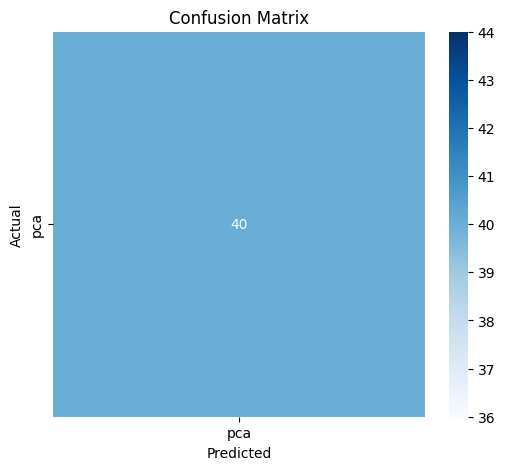
#> input picture training/confusion_matrix.png, 505 x 470 px, given as the content of the folder C:/dataset/DIV2K_valid_HR/DIV2K_valid_HR, which was not available
$ python train_rank_agent_v2.py
#> lines starting #> are read from the running program, lines starting #| are printed output that depends on the picture; pictures that were not available may be replaced by others from this repository, and a replacement may not be noted
### features/extract_features.py
import os
import sys
import numpy as np
from scipy.stats import entropy as scipy_entropy

# Add root to sys path to import lib
sys.path.append(os.path.abspath(os.path.join(os.path.dirname(__file__), "..")))
from lib.rsvd import rsvd

def extract_features(channel: np.ndarray) -> list:
    """Extract 8 features from a single image channel."""
    h, w = channel.shape

    # 1. Block variance (top quartile)
    block_size = 16
    variances = []
    for by in range(0, h - block_size + 1, block_size):
        for bx in range(0, w - block_size + 1, block_size):
            block = channel[by:by+block_size, bx:bx+block_size]
            variances.append(np.var(block))

    # Handle small images where no 16x16 block fits
    if not variances:
        variances = [0.0]

    variances.sort(reverse=True)
    top_q = variances[:max(1, len(variances)//4)]
    block_var = float(np.mean(top_q))

    # 2. Global entropy
    hist, _ = np.histogram(channel.flatten(), bins=256, range=(0,255))
    hist = hist / hist.sum()  # normalize to probability
    ent = float(scipy_entropy(hist + 1e-10))  # +1e-10 avoids log(0)

    # 3. Singular value decay rate (fit exponential to top-20 SVs)
    rank_probe = min(20, min(h, w) - 1)
    if rank_probe > 0:
        _, S, _ = rsvd(channel, rank_probe, oversample=5, power_iter=1)
        S_norm = S / (S[0] + 1e-10)  # normalize so S[0]=1
        indices = np.arange(len(S_norm))
        # fit log(S) = a*i + b → decay rate = -a
        coeffs = np.polyfit(indices, np.log(S_norm + 1e-10), 1)
        decay_rate = float(-coeffs[0])  # positive = fast decay = simple image
    else:
        S = np.array([1.0])
        decay_rate = 0.0

    # 4. Aspect ratio
    aspect = float(h / w)

    # 5. Mean pixel intensity
    mean_intensity = float(np.mean(channel))

    # 6. Std deviation
    std_dev = float(np.std(channel))

    # 7. Energy in top-5 singular values
    energy_top5 = float(np.sum(S[:5]**2) / (np.sum(S**2) + 1e-10))

    # 8. Max block variance (captures sharpest edge)
    max_block_var = float(variances[0])

    return [
        block_var, ent, decay_rate, aspect,
        mean_intensity, std_dev, energy_top5, max_block_var
    ]

### lib/rsvd.py
"""
Randomized SVD — Halko, Martinsson, Tropp (2011)

Core algorithm for fast low-rank matrix approximation.
Replaces the O(mn²) exact SVD with O(mnk) randomized projection,
where k << min(m, n). For a 1000×1000 channel at rank 50, this is
~50× faster than numpy's full SVD.

Algorithm flow:
  1. Random Gaussian projection Ω (n × r)     — creates sketch directions
  2. Sketch Y = A · Ω (m × r)                 — reduces column space
  3. QR decomposition Q, _ = qr(Y)             — orthonormal basis for column space
  4. Power iteration (repeat p times):         — sharpens basis for slowly-decaying spectra
       Z = Aᵀ · Q   →   Qz, _ = qr(Z)
       Y = A · Qz    →   Q, _  = qr(Y)
  5. Project into low-dim: B = Qᵀ · A (r × n) — small matrix
  6. Exact SVD on B: Ub, S, Vt = svd(B)       — cheap (r × n instead of m × n)
  7. Recover: U = Q · Ub                       — left singular vectors of A

Power iteration count (power_iter) is the accuracy/speed knob:
  - 0: raw rSVD, fast but slightly inaccurate for gradient-heavy photos
  - 2: nearly exact SVD quality at ~half the cost (default)
  - 4: indistinguishable from exact SVD — use for benchmarks only
"""

import numpy as np


def rsvd(
    channel: np.ndarray,
    rank: int,
    oversample: int = 10,
    power_iter: int = 2,
) -> tuple[np.ndarray, np.ndarray, np.ndarray]:
    """
    Compute rank-k randomized SVD of a 2D matrix.

    Args:
        channel:    2D numpy array (m × n), typically one color channel.
        rank:       Target rank k (number of singular values to keep).
        oversample: Extra dimensions for the random sketch (improves accuracy).
        power_iter: Number of power iterations (accuracy/speed trade-off).

    Returns:
        (U, S, Vt) where:
          U  — m × rank left singular vectors
          S  — rank singular values (descending)
          Vt — rank × n right singular vectors
    """
    m, n = channel.shape
    r = min(rank + oversample, min(m, n))

    # Step 1 — Random Gaussian projection matrix Ω (n × r)
    omega = np.random.randn(n, r)

    # Step 2 — Initial sketch Y = A · Ω  (m × r)
    Y = channel @ omega

    # Step 3 — QR to get orthonormal basis
    Q, _ = np.linalg.qr(Y)

    # Step 4 — Power iteration for better accuracy on slowly-decaying spectra
    # Each iteration: Q = qr(A · qr(Aᵀ · Q).Q).Q
    # This concentrates the basis on the dominant singular subspace.
    for _ in range(power_iter):
        Z = channel.T @ Q           # n × r  (Aᵀ · Q)
        Qz, _ = np.linalg.qr(Z)    # n × r  (re-orthogonalize to avoid drift)
        Y = channel @ Qz            # m × r  (A · Qz)
        Q, _ = np.linalg.qr(Y)     # m × r  (final orthonormal basis)

    # Step 5 — Project A into low-dim subspace: B = Qᵀ · A  (r × n)
    B = Q.T @ channel

    # Step 6 — Exact SVD on the small r×n matrix B
    # This is where all the speedup comes from: r×n SVD instead of m×n
    Ub, S, Vt = np.linalg.svd(B, full_matrices=False)

    # Step 7 — Recover left singular vectors of A: U = Q · Ub
    U = Q @ Ub

    # Truncate to requested rank
    k = min(rank, len(S))
    return U[:, :k], S[:k], Vt[:k, :]

# [16 lines left out: function rsvd_auto_rank, not called in this run]


def reconstruct(
    U: np.ndarray,
    S: np.ndarray,
    Vt: np.ndarray,
) -> np.ndarray:
    """
    Reconstruct the approximated matrix: Â = U · diag(S) · Vt

    Args:
        U:  m × k left singular vectors
        S:  k singular values
        Vt: k × n right singular vectors

    Returns:
        Reconstructed matrix (m × n), float64.
    """
    return U @ np.diag(S) @ Vt

### training/train_rank_agent_v2.py
import os
import sys
import glob
import time
import numpy as np
import pandas as pd
import joblib
import matplotlib.pyplot as plt
plt.rcParams.update({
    'font.size': 14,
    'axes.titlesize': 16,
    'axes.labelsize': 14,
    'xtick.labelsize': 12,
    'ytick.labelsize': 12,
    'legend.fontsize': 12,
})
from sklearn.ensemble import RandomForestRegressor
from sklearn.model_selection import train_test_split
from sklearn.metrics import mean_absolute_error, mean_squared_error, r2_score
from sklearn.preprocessing import StandardScaler
from sklearn.pipeline import Pipeline
from PIL import Image

# Add root to sys path to import lib
sys.path.append(os.path.abspath(os.path.join(os.path.dirname(__file__), "..")))

from features.extract_features import extract_features
from lib.rsvd import rsvd, reconstruct

def compute_mse(a, b):
    return float(np.mean((a - b) ** 2))

def compute_psnr(mse_val):
    if mse_val == 0:
        return float('inf')
    return float(10 * np.log10(255**2 / mse_val))

def find_optimal_k(channel, max_k=250, target_psnr=30.0, step=5):
    """
    Find the smallest k such that PSNR >= target_psnr.
    Optimization: we compute rSVD once for max_k, and then slice the factors.
    Since SVD components are orthogonal, slicing the rank-250 decomposition
    is equivalent to computing the rank-k decomposition directly, but saves
    us from running rSVD 50 times per channel.
    """
    h, w = channel.shape
    max_k = min(max_k, h, w)

    # Compute the factorization for max_k once
    U, S, Vt = rsvd(channel, max_k, oversample=10, power_iter=2)

    for k in range(5, max_k + 1, step):
        # Slice to rank k
        Uk = U[:, :k]
        Sk = S[:k]
        Vtk = Vt[:k, :]

        compressed = reconstruct(Uk, Sk, Vtk)
        np.clip(compressed, 0, 255, out=compressed)

        mse = compute_mse(channel, compressed)
        psnr = compute_psnr(mse)

        if psnr >= target_psnr:
            return k

    return max_k

def process_image(img_path):
    """Extract features and empirical true_k for each R, G, B channel."""
#> called with img_path = '_only/confusion_matrix.png'
    try:
        img = Image.open(img_path).convert('RGB')
        img_array = np.array(img, dtype=np.float64)

        samples = []
        for c in range(3):
            channel = img_array[:, :, c]
            features = extract_features(channel)
            true_k = find_optimal_k(channel)
            samples.append(features + [true_k])
#> this loop made 3 passes
#> (ent in extract_features, coeffs in extract_features, decay_rate in extract_features, mean_intensity in extract_features, std_dev in extract_features, energy_top5 in extract_features, features) on passes 1 to 3: (1.03, [-0.157, -2.15], 0.157, 159.2, 73.07, 0.996, [3037.7, 1.03, 0.157, 0.931, 159.2, 73.07, 0.996, 12045.7]), (1.04, [-0.146, -2.49], 0.146, 201.7, 42.46, 0.997, [1784.7, 1.04, 0.146, 0.931, 201.7, 42.46, 0.997, 8443.1]), (1.02, [-0.134, -2.76], 0.134, 227.1, 26.07, 0.998, [1313, 1.02, 0.134, 0.931, 227.1, 26.07, 0.998, 7498.9])
#> pass 1, in process_image, `channel = img_array[:, :, c]`:
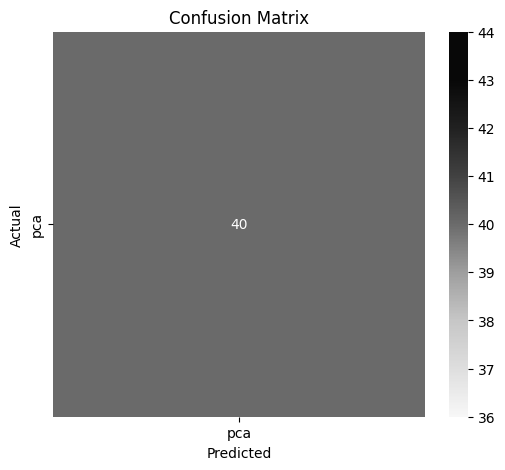
#> channel: shape (470, 505) float64; min 0, max 255, mean 159.2
#> pass 1, in rsvd, `Y = channel @ omega`:
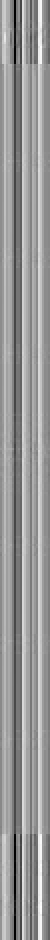
#> Y: shape (470, 25) float64 (shown 2 times larger); min -21772.6, max 12148.2, mean -1566.1; drawn with min black and max white
#> pass 1, in rsvd, `Q, _ = np.linalg.qr(Y)`:
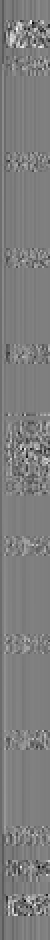
#> Q: shape (470, 25) float64 (shown 2 times larger); min -0.357, max 0.359, mean -0.00233; drawn with min black and max white
#> pass 1, in rsvd, `B = Q.T @ channel`:
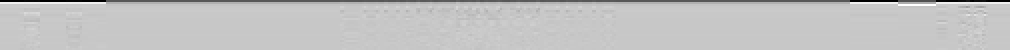
#> B: shape (25, 505) float64 (shown 2 times larger); min -5421, max 1498, mean -153; drawn with min black and max white
#> after the loop:
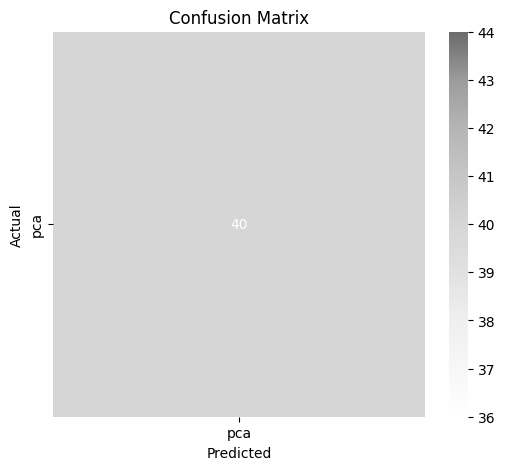
#> channel: shape (470, 505) float64; min 0, max 255, mean 227.1
#> after the loop, samples = [[3037.7, 1.03, 0.157, 0.931, 159.2, 73.07, 0.996, 12045.7, 15], [1784.7, 1.04, 0.146, 0.931, 201.7, 42.46, 0.997, 8443.1, 15], [1313, 1.02, 0.134, 0.931, 227.1, 26.07, 0.998, 7498.9, 15]]

        return samples
    except Exception as e:
        print(f"Error processing {img_path}: {e}")
        return []

def main():
    start_time = time.time()
    valid_dir = r"C:\dataset\DIV2K_valid_HR\DIV2K_valid_HR"

    print(f"Searching for images in {valid_dir}...")
    all_images = glob.glob(os.path.join(valid_dir, "*.png"))[:100]

    if not all_images:
        print("No images found! Check dataset path.")
        return

    print(f"Found {len(all_images)} images. Processing per-channel (R, G, B) using multi-processing...")

    # Process images in parallel to drastically speed up grid search
    from joblib import Parallel, delayed
    results = Parallel(n_jobs=-1, verbose=10)(delayed(process_image)(img_path) for img_path in all_images)
#> results = [[[3037.7, 1.03, 0.157, 0.931, 159.2, 73.07, 0.996, 12045.7, 15], [1784.7, 1.04, 0.146, 0.931, 201.7, 42.46, 0.997, 8443.1, 15], [1313, 1.02, 0.134, 0.931, 227.1, 26.07, 0.998, 7498.9, 15]]]

    dataset = []
    for res in results:
        dataset.extend(res)
#> this loop made 1 pass
#> after the loop, dataset has the same summary as samples in process_image

    search_time = time.time() - start_time
    print(f"\n--- Total Grid-Search Compute Time: {search_time:.2f} seconds ---")

    feature_names = [
        "block_var", "entropy", "decay_rate", "aspect",
        "mean_intensity", "std_dev", "energy_top5", "max_block_var"
    ]
    columns = feature_names + ["true_k"]

    df = pd.DataFrame(dataset, columns=columns)
#> df = table of 3 rows and 9 columns
    df = df.dropna()
    print(f"Generated dataset with {len(df)} channel samples.")
#| Generated dataset with 3 channel samples.

    X = df[feature_names]
#> X = table of 3 rows and 8 columns
    y = df["true_k"]

    # Summary of true_k
    k_min, k_max, k_mean = y.min(), y.max(), y.mean()
#> k_min = 15; k_max = 15; k_mean = 15
    print(f"\n--- Ground Truth 'k' Summary (Empirical PSNR >= 30) ---")
    print(f"Min:  {k_min}")
#| Min:  15
    print(f"Max:  {k_max}")
#| Max:  15
    print(f"Mean: {k_mean:.2f}")
#| Mean: 15.00

    # Split
    X_train, X_test, y_train, y_test = train_test_split(X, y, test_size=0.2, random_state=42)
#> X_train = table of 2 rows and 8 columns; X_test = table of 1 rows and 8 columns

    # Train pipeline
    pipeline = Pipeline([
        ('scaler', StandardScaler()),
        ('rf', RandomForestRegressor(n_estimators=100, random_state=42, max_depth=8))
    ])

    print("\nTraining RandomForestRegressor (v2)...")
    pipeline.fit(X_train, y_train)

    # Evaluate
    y_pred = pipeline.predict(X_test)
#> y_pred = [15]
    mae = mean_absolute_error(y_test, y_pred)
#> mae = 0
    rmse = np.sqrt(mean_squared_error(y_test, y_pred))
#> rmse = 0
    r2 = r2_score(y_test, y_pred)
#> r2 = nan

    print(f"\n--- Evaluation Metrics (Test Set) ---")
    print(f"MAE:  {mae:.4f}")
#| MAE:  0.0000
    print(f"RMSE: {rmse:.4f}")
#| RMSE: 0.0000
    print(f"R²:   {r2:.4f}")
#| R²:   nan

    # Subset metrics: capped vs non-capped
    capped_mask = (y_test == 250)
    capped_count = capped_mask.sum()
#> capped_count = 0
    non_capped_count = (~capped_mask).sum()
#> non_capped_count = 1
    print(f"\n--- Test Set Sub-population Analysis ---")
    print(f"Capped (k=250) samples in test set: {capped_count}")
#| Capped (k=250) samples in test set: 0
    print(f"Non-capped samples in test set: {non_capped_count}")
#| Non-capped samples in test set: 1
    if capped_count > 0:
        capped_mae = mean_absolute_error(y_test[capped_mask], y_pred[capped_mask])
        print(f"MAE on capped samples:     {capped_mae:.4f}")
    if non_capped_count > 0:
        non_capped_mae = mean_absolute_error(y_test[~capped_mask], y_pred[~capped_mask])
#> non_capped_mae = 0
        print(f"MAE on non-capped samples: {non_capped_mae:.4f}")
#| MAE on non-capped samples: 0.0000

    # Save model
    models_dir = os.path.abspath(os.path.join(os.path.dirname(__file__), "..", "models"))
    os.makedirs(models_dir, exist_ok=True)
    model_path = os.path.join(models_dir, "rank_agent_v2.pkl")
    joblib.dump(pipeline, model_path)
    print(f"\nModel saved to {model_path}")

    # 4. Feature importance plot
    rf_model = pipeline.named_steps['rf']
    importances = rf_model.feature_importances_
    indices = np.argsort(importances)[::-1]

    plt.figure(figsize=(10, 6))
    plt.title("Feature Importances for Rank Prediction (Empirical)")
    plt.bar(range(X.shape[1]), importances[indices], align="center")
    plt.xticks(range(X.shape[1]), [feature_names[i] for i in indices], rotation=45, ha='right')
    plt.xlim([-1, X.shape[1]])
    plt.tight_layout()
    fi_path = os.path.join(os.path.dirname(__file__), "rank_feature_importance_v2.png")
    plt.savefig(fi_path)
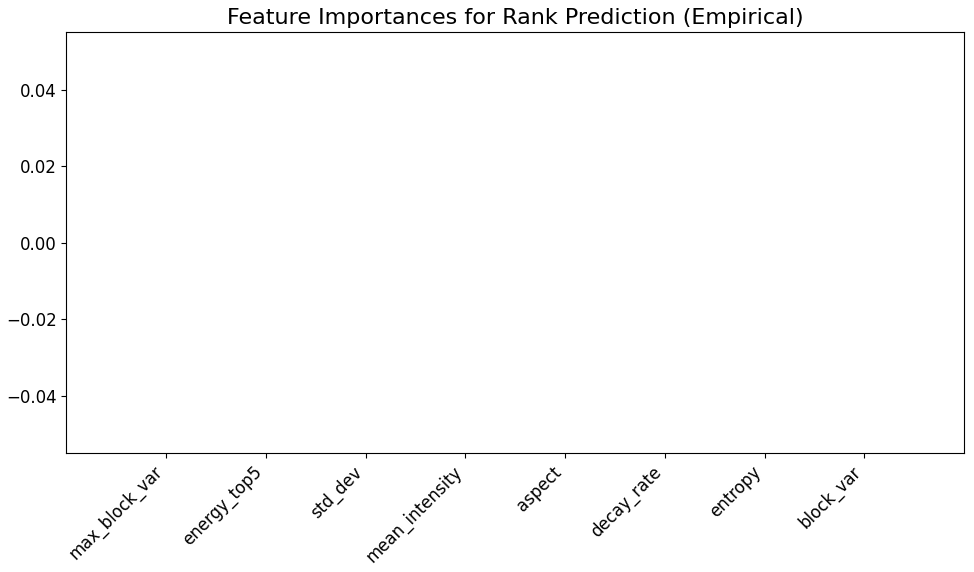
#> figure drawn by matplotlib, 1 panel
    plt.close()
    print(f"Feature importance plot saved to {fi_path}")

    # 5. Scatter plot of predicted vs true k
    plt.figure(figsize=(8, 8))
    plt.scatter(y_test, y_pred, alpha=0.6, edgecolors='k')

    min_val = min(y_test.min(), y_pred.min())
#> min_val = 15
    max_val = max(y_test.max(), y_pred.max())
#> max_val = 15
    plt.plot([min_val, max_val], [min_val, max_val], 'r--', lw=2, label='y = x (Perfect Prediction)')

    plt.title("Predicted vs. True Rank (k) (Empirical Labels)")
    plt.xlabel("True k")
    plt.ylabel("Predicted k")
    plt.legend()
    plt.grid(True, linestyle='--', alpha=0.7)
    plt.tight_layout()
    scatter_path = os.path.join(os.path.dirname(__file__), "rank_scatter_v2.png")
    plt.savefig(scatter_path)
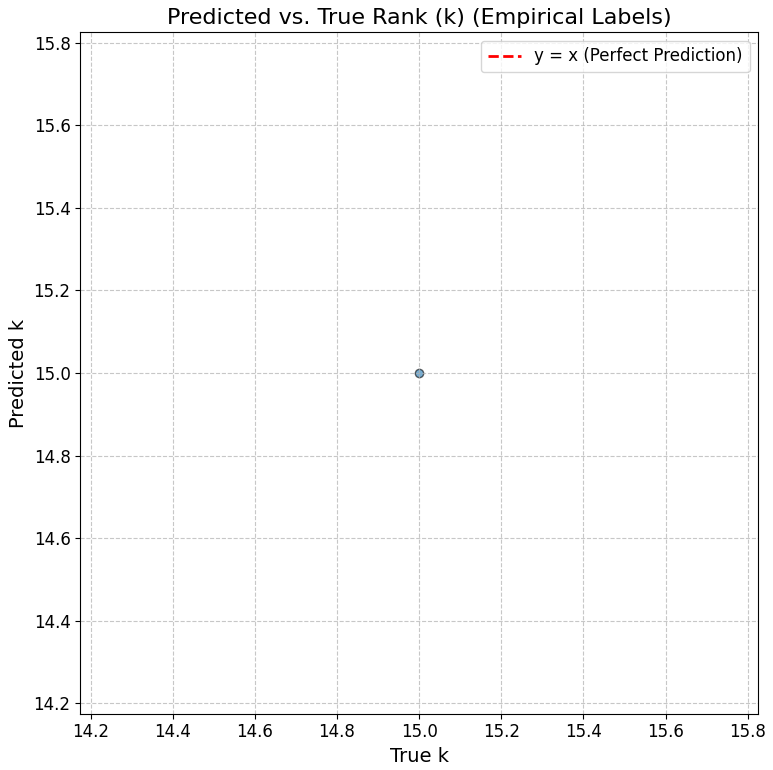
#> figure drawn by matplotlib, 1 panel
    plt.close()
    print(f"Scatter plot saved to {scatter_path}")

if __name__ == "__main__":
    main()
